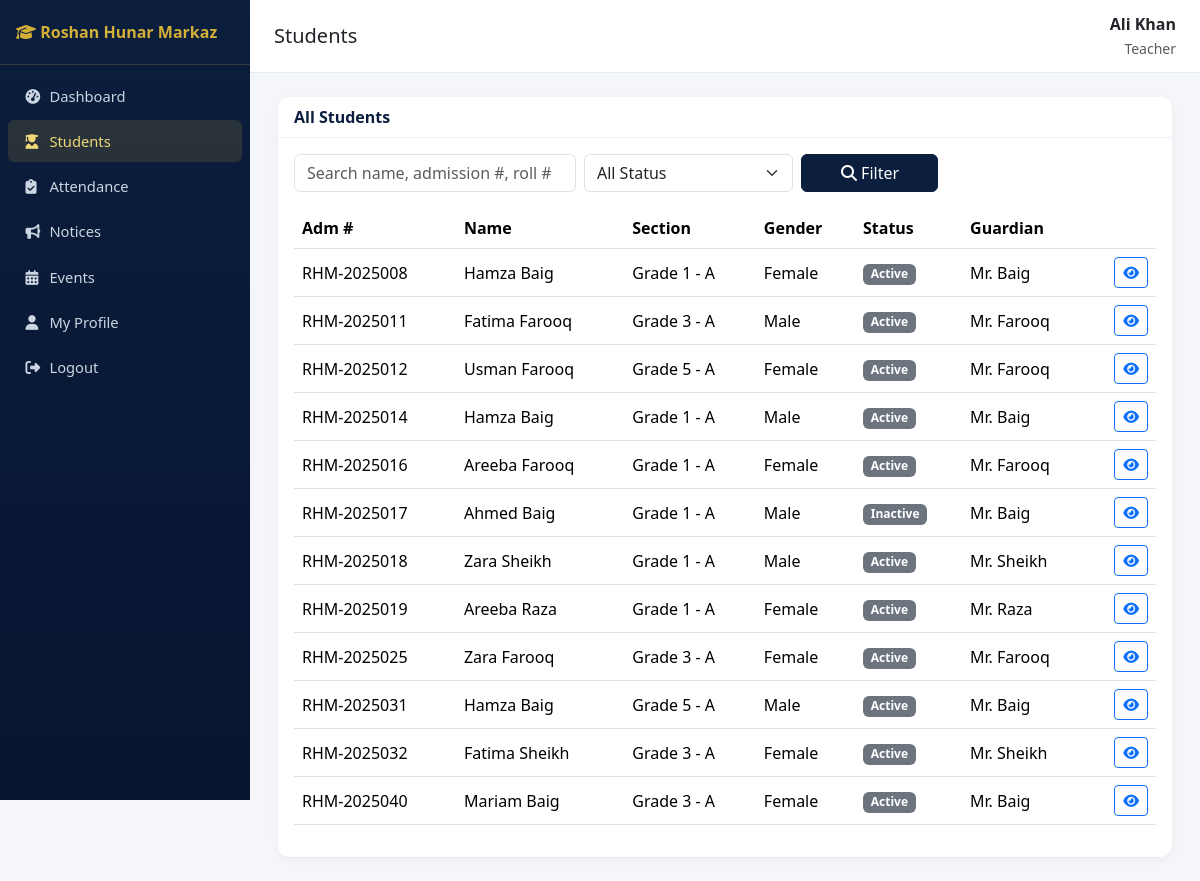
The page /students/ (signed in) on the database its author committed.
### accounts/models.py (models this page shows, shortened)
class User(AbstractUser):
    class Role(models.TextChoices):
        SUPER_ADMIN = "SUPER_ADMIN", "Super Admin"
        PRINCIPAL = "PRINCIPAL", "Principal"
        ADMIN = "ADMIN", "Admin"
        TEACHER = "TEACHER", "Teacher"
        STUDENT = "STUDENT", "Student"
        PARENT = "PARENT", "Parent"
        ACCOUNTANT = "ACCOUNTANT", "Accountant"
        LIBRARIAN = "LIBRARIAN", "Librarian"
        STAFF = "STAFF", "Staff"
    role = models.CharField(max_length=20, choices=Role.choices, default=Role.STUDENT)
    phone = models.CharField(max_length=20, blank=True)
    photo = models.ImageField(upload_to="profile_photos/", blank=True, null=True)

### students/models.py (models this page shows, shortened)
class Student(models.Model):
    class Status(models.TextChoices):
        ACTIVE = "ACTIVE", "Active"
        INACTIVE = "INACTIVE", "Inactive"
        SUSPENDED = "SUSPENDED", "Suspended"
        TRANSFERRED = "TRANSFERRED", "Transferred"
        GRADUATED = "GRADUATED", "Graduated"
    class Blood(models.TextChoices):
        A_POS = "A+", "A+"
        A_NEG = "A-", "A-"
        B_POS = "B+", "B+"
        B_NEG = "B-", "B-"
        AB_POS = "AB+", "AB+"
        AB_NEG = "AB-", "AB-"
        O_POS = "O+", "O+"
        O_NEG = "O-", "O-"
    user = models.OneToOneField(settings.AUTH_USER_MODEL, on_delete=models.CASCADE, related_name="student_profile", null=True, blank=True)
    parent = models.ForeignKey(settings.AUTH_USER_MODEL, on_delete=models.SET_NULL, null=True, blank=True, related_name="children", limit_choices_to={"role": "PARENT"})
    admission_number = models.CharField(max_length=20, unique=True)
    roll_number = models.CharField(max_length=20, blank=True)
    first_name = models.CharField(max_length=100)
    last_name = models.CharField(max_length=100)
    date_of_birth = models.DateField()
    gender = models.CharField(max_length=10, choices=[("M", "Male"), ("F", "Female"), ("O", "Other")])
    blood_group = models.CharField(max_length=5, choices=Blood.choices, blank=True)
    photo = models.ImageField(upload_to="student_photos/", blank=True, null=True)
    address = models.TextField(blank=True)
    section = models.ForeignKey("academics.Section", on_delete=models.SET_NULL, null=True, blank=True, related_name="students")
    admission_date = models.DateField(auto_now_add=True)
    previous_school = models.CharField(max_length=200, blank=True)
    status = models.CharField(max_length=15, choices=Status.choices, default=Status.ACTIVE)
    guardian_name = models.CharField(max_length=150, blank=True)
    guardian_relation = models.CharField(max_length=50, blank=True)
    guardian_phone = models.CharField(max_length=20, blank=True)
    guardian_email = models.EmailField(blank=True)
    emergency_contact_name = models.CharField(max_length=150, blank=True)
    emergency_contact_phone = models.CharField(max_length=20, blank=True)
    class Meta:
        ordering = ["admission_number"]
    @property
    def full_name(self):
        return f"{self.first_name} {self.last_name}"

### academics/models.py (models this page shows, shortened)
class Section(models.Model):
    school_class = models.ForeignKey(SchoolClass, on_delete=models.CASCADE, related_name="sections")
    name = models.CharField(max_length=10)  # e.g. A, B
    class_teacher = models.ForeignKey("teachers.Teacher", on_delete=models.SET_NULL, null=True, blank=True, related_name="class_sections")
    room_number = models.CharField(max_length=20, blank=True)
    class Meta:
        unique_together = ["school_class", "name"]
        ordering = ["school_class", "name"]
    def __str__(self):
        return f"{self.school_class.name} - {self.name}"

class SchoolClass(models.Model):
    name = models.CharField(max_length=50)  # e.g. Grade 1
    academic_year = models.ForeignKey(AcademicYear, on_delete=models.CASCADE, related_name="classes")
    class Meta:
        unique_together = ["name", "academic_year"]
        ordering = ["name"]

### students/views.py (the view)
# urls.py: path("", views.StudentListView.as_view(), name="list"),
class StudentListView(RoleRequiredMixin, ListView):
    model = Student
    template_name = "students/student_list.html"
    context_object_name = "students"
    paginate_by = 15
    allowed_roles = STAFF_ROLES
    def get_queryset(self):
        qs = Student.objects.select_related("section", "section__school_class").all()
        user = self.request.user
        if not user.is_superuser and user.role == "TEACHER":
            qs = qs.filter(section__class_teacher__user=user)
        q = self.request.GET.get("q")
        status = self.request.GET.get("status")
        if q:
            qs = qs.filter(
                Q(first_name__icontains=q) | Q(last_name__icontains=q) |
                Q(admission_number__icontains=q) | Q(roll_number__icontains=q)
            )
        if status:
            qs = qs.filter(status=status)
        return qs
    def get_context_data(self, **kwargs):
        ctx = super().get_context_data(**kwargs)
        ctx["status_choices"] = Student.Status.choices
        ctx["q"] = self.request.GET.get("q", "")
        ctx["status"] = self.request.GET.get("status", "")
        ctx["can_manage"] = self.request.user.is_superuser or self.request.user.role in MANAGEMENT_ROLES
        return ctx

### accounts/mixins.py (called while the page is built)
    def dispatch(self, request, *args, **kwargs):
        if not request.user.is_authenticated:
            return self.handle_no_permission()
        if request.user.is_superuser or request.user.role in self.allowed_roles:
            return super().dispatch(request, *args, **kwargs)
        raise PermissionDenied("You do not have permission to access this page.")

### sitepages/context_processors.py (called while the page is built)
def site_settings(request):
    return {"site_settings": SiteSettings.get_solo()}

### sitepages/models.py (called while the page is built)
    @classmethod
    def get_solo(cls):
        obj = cls.objects.first()
        if not obj:
            obj = cls.objects.create()
        return obj

### templates/students/student_list.html (shortened to what this page needs)
{% extends "base.html" %}
{% block page_title %}Students{% endblock %}
{% block content %}
<div class="card">
  <div class="card-header d-flex justify-content-between align-items-center">
    <span>All Students</span>
  </div>
  <div class="card-body">
    <form class="row g-2 mb-3" method="get">
      <div class="col-md-4"><input class="form-control" name="q" value="{{ q }}" placeholder="Search name, admission #, roll #"></div>
      <div class="col-md-3">
        <select class="form-select" name="status">
          <option value="">All Status</option>
        </select>
      </div>
      <div class="col-md-2"><button class="btn btn-navy w-100" type="submit"><i class="fa-solid fa-search"></i> Filter</button></div>
    </form>
    <div class="table-responsive">
    <table class="table table-hover align-middle">
      <thead><tr><th>Adm #</th><th>Name</th><th>Section</th><th>Gender</th><th>Status</th><th>Guardian</th><th></th></tr></thead>
      <tbody>
      {% for s in students %}
        <tr>
          <td>{{ s.admission_number }}</td>
          <td>{{ s.full_name }}</td>
          <td>{{ s.section|default:"-" }}</td>
          <td>{{ s.get_gender_display }}</td>
          <td><span class="badge bg-secondary">{{ s.get_status_display }}</span></td>
          <td>{{ s.guardian_name|default:"-" }}</td>
          <td class="text-end">
            <a href="{% url 'students:detail' s.pk %}" class="btn btn-sm btn-outline-primary"><i class="fa-solid fa-eye"></i></a>
          </td>
        </tr>
      {% empty %}
        <tr><td colspan="7" class="text-center text-muted">No students found.</td></tr>
      {% endfor %}
      </tbody>
    </table>
    </div>
  </div>
</div>
{% endblock %}

### templates/base.html (shortened to what this page needs)
{% load static %}
<!DOCTYPE html>
<html lang="en">
<head>
<link href="https://cdn.jsdelivr.net/npm/bootstrap@5.3.3/dist/css/bootstrap.min.css" rel="stylesheet">
<link href="https://cdnjs.cloudflare.com/ajax/libs/font-awesome/6.5.1/css/all.min.css" rel="stylesheet">
<link href="{% static 'css/style.css' %}" rel="stylesheet">
</head>
<body>
<nav class="sidebar" id="sidebar">
  <div class="brand"><i class="fa-solid fa-graduation-cap"></i> Roshan Hunar Markaz</div>
  <ul class="nav flex-column py-2">
    {% if request.user.role in "STUDENT,PARENT" %}
      <li class="nav-item"><a class="nav-link {% if request.resolver_match.namespace == 'portal' %}active{% endif %}" href="{% url 'portal:home' %}"><i class="fa-solid fa-gauge-high"></i> My Portal</a></li>
      <li class="nav-item"><a class="nav-link {% if request.resolver_match.namespace == 'notices' and request.resolver_match.url_name == 'list' %}active{% endif %}" href="{% url 'notices:list' %}"><i class="fa-solid fa-bullhorn"></i> Notices</a></li>
      <li class="nav-item"><a class="nav-link" href="{% url 'notices:event_list' %}"><i class="fa-solid fa-calendar-days"></i> Events</a></li>
    {% else %}
      <li class="nav-item"><a class="nav-link {% if request.resolver_match.namespace == 'dashboard' %}active{% endif %}" href="{% url 'dashboard:index' %}"><i class="fa-solid fa-gauge-high"></i> Dashboard</a></li>
      <li class="nav-item"><a class="nav-link {% if request.resolver_match.namespace == 'students' %}active{% endif %}" href="{% url 'students:list' %}"><i class="fa-solid fa-user-graduate"></i> Students</a></li>
      <li class="nav-item"><a class="nav-link " href="{% url 'attendance:mark' %}"><i class="fa-solid fa-clipboard-check"></i> Attendance</a></li>
      <li class="nav-item"><a class="nav-link {% if request.resolver_match.namespace == 'notices' %}active{% endif %}" href="{% url 'notices:list' %}"><i class="fa-solid fa-bullhorn"></i> Notices</a></li>
      <li class="nav-item"><a class="nav-link" href="{% url 'notices:event_list' %}"><i class="fa-solid fa-calendar-days"></i> Events</a></li>
    {% endif %}
    <li class="nav-item"><a class="nav-link" href="{% url 'accounts:profile' %}"><i class="fa-solid fa-user"></i> My Profile</a></li>
    <li class="nav-item"><a class="nav-link" href="{% url 'accounts:logout' %}"><i class="fa-solid fa-right-from-bracket"></i> Logout</a></li>
  </ul>
</nav>
<div class="main-content">
  <div class="topbar">
    <h5 class="mb-0">{% block page_title %}Dashboard{% endblock %}</h5>
    <div class="text-end">
      <div class="fw-semibold">{{ request.user.get_full_name|default:request.user.username }}</div>
      <small class="text-muted">{{ request.user.get_role_display }}</small>
    </div>
  </div>
  {% block content %}{% endblock %}
</div>
</body>
</html>

### static/css/style.css (style rules this page uses)
:root { --navy: #0b1e3d; --navy-dark: #071530; --gold: #d4af37; --gold-light: #f0d878; --bg: #f4f6fa; }
body { background: var(--bg); font-family: 'Segoe UI', Roboto, sans-serif; }
.sidebar { background: linear-gradient(180deg, var(--navy) 0%, var(--navy-dark) 100%); min-height: 100vh; width: 250px; position: fixed; top: 0; left: 0; z-index: 1030; }
.sidebar .brand { color: var(--gold); font-weight: 700; padding: 1.25rem 1rem; border-bottom: 1px solid rgba(212,175,55,.2); }
.sidebar .nav-link { color: #cbd5e1; padding: .6rem 1.1rem; border-radius: 6px; margin: 2px 8px; font-size: .92rem; }
.sidebar .nav-link.active, .sidebar .nav-link:hover { background: rgba(212,175,55,.15); color: var(--gold-light); }
.sidebar .nav-link i { width: 20px; }
.main-content { margin-left: 250px; padding: 1.5rem 1.75rem; }
.topbar { background: #fff; border-bottom: 1px solid #e5e9f0; padding: .75rem 1.5rem; margin: -1.5rem -1.75rem 1.5rem -1.75rem; display: flex; justify-content: space-between; align-items: center; }
.card { border: none; border-radius: 12px; box-shadow: 0 2px 10px rgba(0,0,0,.05); }
.card-header { background: #fff; border-bottom: 1px solid #eef0f4; font-weight: 600; color: var(--navy); border-radius: 12px 12px 0 0 !important; }
.btn-navy { background: var(--navy); border-color: var(--navy); color: #fff; }
.table thead { background: var(--navy); color: #fff; }

### rows shown on the page
User: user.get_full_name "Ali Khan", user.role "Teacher"
Student: admission_number "RHM-2025008", full_name "Hamza Baig", section "Grade 1 - A", gender "Female", status "Active", guardian_name "Mr. Baig"
Student: admission_number "RHM-2025011", full_name "Fatima Farooq", section "Grade 3 - A", gender "Male", status "Active", guardian_name "Mr. Farooq"
Student: admission_number "RHM-2025012", full_name "Usman Farooq", section "Grade 5 - A", gender "Female", status "Active", guardian_name "Mr. Farooq"
Student: admission_number "RHM-2025014", full_name "Hamza Baig", section "Grade 1 - A", gender "Male", status "Active", guardian_name "Mr. Baig"
Student: admission_number "RHM-2025016", full_name "Areeba Farooq", section "Grade 1 - A", gender "Female", status "Active", guardian_name "Mr. Farooq"
Student: admission_number "RHM-2025017", full_name "Ahmed Baig", section "Grade 1 - A", gender "Male", status "Inactive", guardian_name "Mr. Baig"
Student: admission_number "RHM-2025018", full_name "Zara Sheikh", section "Grade 1 - A", gender "Male", status "Active", guardian_name "Mr. Sheikh"
Student: admission_number "RHM-2025019", full_name "Areeba Raza", section "Grade 1 - A", gender "Female", status "Active", guardian_name "Mr. Raza"
Student: admission_number "RHM-2025025", full_name "Zara Farooq", section "Grade 3 - A", gender "Female", status "Active", guardian_name "Mr. Farooq"
Student: admission_number "RHM-2025031", full_name "Hamza Baig", section "Grade 5 - A", gender "Male", status "Active", guardian_name "Mr. Baig"
Student: admission_number "RHM-2025032", full_name "Fatima Sheikh", section "Grade 3 - A", gender "Female", status "Active", guardian_name "Mr. Sheikh"
Student: admission_number "RHM-2025040", full_name "Mariam Baig", section "Grade 3 - A", gender "Female", status "Active", guardian_name "Mr. Baig"
